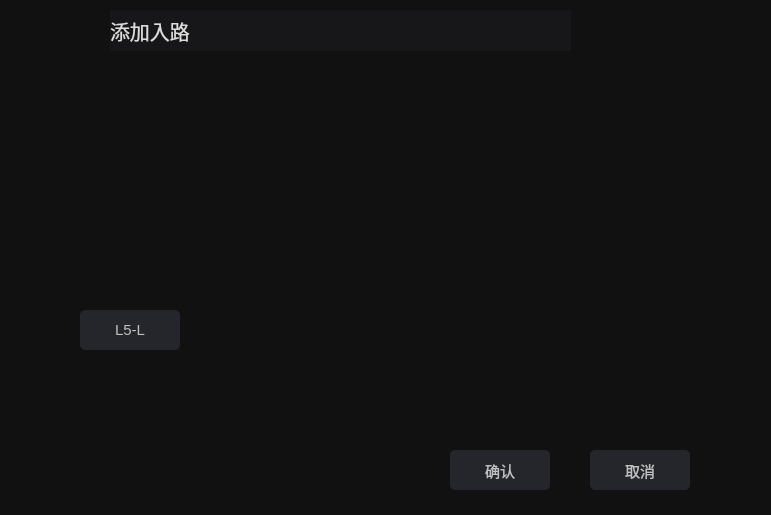
<?xml version="1.0" encoding="UTF-8"?>
<ui version="4.0">
 <class>VertebraSelectionWidget</class>
 <widget class="QWidget" name="VertebraSelectionWidget">
  <property name="geometry">
   <rect>
    <x>0</x>
    <y>0</y>
    <width>771</width>
    <height>515</height>
   </rect>
  </property>
  <property name="windowTitle">
   <string>Form</string>
  </property>
  <property name="styleSheet">
   <string notr="true">background-color: rgb(17, 17, 18);</string>
  </property>
  <widget class="QPushButton" name="confirmButton">
   <property name="geometry">
    <rect>
     <x>450</x>
     <y>450</y>
     <width>100</width>
     <height>40</height>
    </rect>
   </property>
   <property name="styleSheet">
    <string notr="true">QPushButton {
background-color: rgb(37, 38, 43);
color: rgb(192, 192, 192);
font-size:15px;
border-radius: 5px;
min-width: 100px;
min-height: 40px;
}
QPushButton:hover{
background-color: rgb(70, 72, 81);
}
QPushButton:pressed {
background-color: rgb(245, 245, 245);
}</string>
   </property>
   <property name="text">
    <string>确认</string>
   </property>
  </widget>
  <widget class="QPushButton" name="cancelButton">
   <property name="geometry">
    <rect>
     <x>590</x>
     <y>450</y>
     <width>100</width>
     <height>40</height>
    </rect>
   </property>
   <property name="styleSheet">
    <string notr="true">QPushButton {
background-color: rgb(37, 38, 43);
color: rgb(192, 192, 192);
font-size:15px;
border-radius: 5px;
min-width: 100px;
min-height: 40px;
}
QPushButton:hover{
background-color: rgb(70, 72, 81);
}
QPushButton:pressed {
background-color: rgb(245, 245, 245);
}</string>
   </property>
   <property name="text">
    <string>取消</string>
   </property>
  </widget>
  <widget class="QLabel" name="label">
   <property name="geometry">
    <rect>
     <x>110</x>
     <y>10</y>
     <width>461</width>
     <height>41</height>
    </rect>
   </property>
   <property name="styleSheet">
    <string notr="true">background-color:rgb(23, 23, 26);
color:rgb(220, 220, 220);
qproperty-alignment: AlignCenter;
font-size:20px;

</string>
   </property>
   <property name="text">
    <string>添加入路</string>
   </property>
  </widget>
  <widget class="QPushButton" name="l5LButton">
   <property name="geometry">
    <rect>
     <x>80</x>
     <y>310</y>
     <width>100</width>
     <height>40</height>
    </rect>
   </property>
   <property name="styleSheet">
    <string notr="true">QPushButton {
background-color: rgb(37, 38, 43);
color: rgb(192, 192, 192);
font-size:15px;
border-radius: 5px;
min-width: 100px;
min-height: 40px;
}
QPushButton:hover{
background-color: rgb(70, 72, 81);
}
QPushButton:pressed {
background-color: rgb(245, 245, 245);
}</string>
   </property>
   <property name="text">
    <string>L5-L</string>
   </property>
  </widget>
 </widget>
 <resources/>
 <connections/>
</ui>
